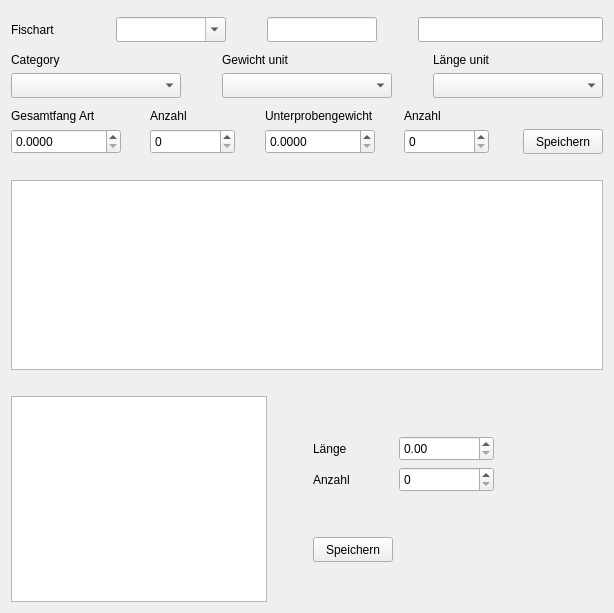
<?xml version="1.0" encoding="UTF-8"?>
<ui version="4.0">
 <class>frm_length</class>
 <widget class="QWidget" name="frm_length">
  <property name="geometry">
   <rect>
    <x>0</x>
    <y>0</y>
    <width>610</width>
    <height>613</height>
   </rect>
  </property>
  <property name="windowTitle">
   <string>Form</string>
  </property>
  <layout class="QVBoxLayout" name="verticalLayout">
   <item>
    <widget class="QWidget" name="wgt_species" native="true"/>
   </item>
   <item>
    <layout class="QHBoxLayout" name="horizontalLayout_2">
     <item>
      <widget class="QLabel" name="label">
       <property name="sizePolicy">
        <sizepolicy hsizetype="Expanding" vsizetype="Preferred">
         <horstretch>0</horstretch>
         <verstretch>0</verstretch>
        </sizepolicy>
       </property>
       <property name="minimumSize">
        <size>
         <width>80</width>
         <height>20</height>
        </size>
       </property>
       <property name="text">
        <string>Fischart</string>
       </property>
       <property name="alignment">
        <set>Qt::AlignLeading|Qt::AlignLeft|Qt::AlignVCenter</set>
       </property>
      </widget>
     </item>
     <item>
      <widget class="QComboBox" name="cb_latin">
       <property name="sizePolicy">
        <sizepolicy hsizetype="Expanding" vsizetype="Preferred">
         <horstretch>0</horstretch>
         <verstretch>0</verstretch>
        </sizepolicy>
       </property>
       <property name="minimumSize">
        <size>
         <width>110</width>
         <height>25</height>
        </size>
       </property>
       <property name="editable">
        <bool>true</bool>
       </property>
      </widget>
     </item>
     <item>
      <spacer name="horizontalSpacer_5">
       <property name="orientation">
        <enum>Qt::Horizontal</enum>
       </property>
       <property name="sizeType">
        <enum>QSizePolicy::Fixed</enum>
       </property>
       <property name="sizeHint" stdset="0">
        <size>
         <width>35</width>
         <height>20</height>
        </size>
       </property>
      </spacer>
     </item>
     <item>
      <widget class="QLineEdit" name="edit_aphiaid">
       <property name="sizePolicy">
        <sizepolicy hsizetype="Expanding" vsizetype="Preferred">
         <horstretch>0</horstretch>
         <verstretch>0</verstretch>
        </sizepolicy>
       </property>
       <property name="minimumSize">
        <size>
         <width>110</width>
         <height>25</height>
        </size>
       </property>
      </widget>
     </item>
     <item>
      <spacer name="horizontalSpacer_10">
       <property name="orientation">
        <enum>Qt::Horizontal</enum>
       </property>
       <property name="sizeType">
        <enum>QSizePolicy::Fixed</enum>
       </property>
       <property name="sizeHint" stdset="0">
        <size>
         <width>35</width>
         <height>20</height>
        </size>
       </property>
      </spacer>
     </item>
     <item>
      <widget class="QLineEdit" name="edit_latin">
       <property name="sizePolicy">
        <sizepolicy hsizetype="Expanding" vsizetype="Preferred">
         <horstretch>0</horstretch>
         <verstretch>0</verstretch>
        </sizepolicy>
       </property>
       <property name="minimumSize">
        <size>
         <width>185</width>
         <height>25</height>
        </size>
       </property>
      </widget>
     </item>
    </layout>
   </item>
   <item>
    <spacer name="verticalSpacer_8">
     <property name="orientation">
      <enum>Qt::Vertical</enum>
     </property>
     <property name="sizeType">
      <enum>QSizePolicy::Fixed</enum>
     </property>
     <property name="sizeHint" stdset="0">
      <size>
       <width>13</width>
       <height>5</height>
      </size>
     </property>
    </spacer>
   </item>
   <item>
    <layout class="QGridLayout" name="gridLayout">
     <item row="0" column="0">
      <widget class="QLabel" name="label_7">
       <property name="text">
        <string>Category</string>
       </property>
      </widget>
     </item>
     <item row="0" column="1" rowspan="2">
      <spacer name="horizontalSpacer">
       <property name="orientation">
        <enum>Qt::Horizontal</enum>
       </property>
       <property name="sizeType">
        <enum>QSizePolicy::Fixed</enum>
       </property>
       <property name="sizeHint" stdset="0">
        <size>
         <width>35</width>
         <height>20</height>
        </size>
       </property>
      </spacer>
     </item>
     <item row="0" column="2">
      <widget class="QLabel" name="label_4">
       <property name="text">
        <string>Gewicht unit</string>
       </property>
      </widget>
     </item>
     <item row="0" column="3" rowspan="2">
      <spacer name="horizontalSpacer_2">
       <property name="orientation">
        <enum>Qt::Horizontal</enum>
       </property>
       <property name="sizeType">
        <enum>QSizePolicy::Fixed</enum>
       </property>
       <property name="sizeHint" stdset="0">
        <size>
         <width>35</width>
         <height>20</height>
        </size>
       </property>
      </spacer>
     </item>
     <item row="0" column="4">
      <widget class="QLabel" name="label_8">
       <property name="text">
        <string>Länge unit</string>
       </property>
      </widget>
     </item>
     <item row="1" column="0">
      <widget class="QComboBox" name="cb_fishCategory">
       <property name="sizePolicy">
        <sizepolicy hsizetype="Expanding" vsizetype="Fixed">
         <horstretch>0</horstretch>
         <verstretch>0</verstretch>
        </sizepolicy>
       </property>
       <property name="minimumSize">
        <size>
         <width>170</width>
         <height>25</height>
        </size>
       </property>
      </widget>
     </item>
     <item row="1" column="2">
      <widget class="QComboBox" name="cb_weightUnit">
       <property name="sizePolicy">
        <sizepolicy hsizetype="Expanding" vsizetype="Fixed">
         <horstretch>0</horstretch>
         <verstretch>0</verstretch>
        </sizepolicy>
       </property>
       <property name="minimumSize">
        <size>
         <width>170</width>
         <height>25</height>
        </size>
       </property>
      </widget>
     </item>
     <item row="1" column="4">
      <widget class="QComboBox" name="cb_lengthUnit">
       <property name="sizePolicy">
        <sizepolicy hsizetype="Expanding" vsizetype="Fixed">
         <horstretch>0</horstretch>
         <verstretch>0</verstretch>
        </sizepolicy>
       </property>
       <property name="minimumSize">
        <size>
         <width>170</width>
         <height>25</height>
        </size>
       </property>
      </widget>
     </item>
    </layout>
   </item>
   <item>
    <spacer name="verticalSpacer_7">
     <property name="orientation">
      <enum>Qt::Vertical</enum>
     </property>
     <property name="sizeType">
      <enum>QSizePolicy::Fixed</enum>
     </property>
     <property name="sizeHint" stdset="0">
      <size>
       <width>13</width>
       <height>5</height>
      </size>
     </property>
    </spacer>
   </item>
   <item>
    <layout class="QGridLayout" name="gridLayout_3">
     <item row="0" column="0">
      <widget class="QLabel" name="label_1">
       <property name="text">
        <string>Gesamtfang Art</string>
       </property>
      </widget>
     </item>
     <item row="0" column="2">
      <widget class="QLabel" name="label_2">
       <property name="text">
        <string>Anzahl</string>
       </property>
      </widget>
     </item>
     <item row="0" column="4">
      <widget class="QLabel" name="label_3">
       <property name="text">
        <string>Unterprobengewicht</string>
       </property>
      </widget>
     </item>
     <item row="0" column="6">
      <widget class="QLabel" name="label_6">
       <property name="text">
        <string>Anzahl</string>
       </property>
      </widget>
     </item>
     <item row="0" column="7" rowspan="2">
      <spacer name="horizontalSpacer_3">
       <property name="orientation">
        <enum>Qt::Horizontal</enum>
       </property>
       <property name="sizeType">
        <enum>QSizePolicy::MinimumExpanding</enum>
       </property>
       <property name="sizeHint" stdset="0">
        <size>
         <width>28</width>
         <height>20</height>
        </size>
       </property>
      </spacer>
     </item>
     <item row="1" column="0">
      <widget class="QDoubleSpinBox" name="sb_weight_all">
       <property name="sizePolicy">
        <sizepolicy hsizetype="Expanding" vsizetype="Fixed">
         <horstretch>0</horstretch>
         <verstretch>0</verstretch>
        </sizepolicy>
       </property>
       <property name="minimumSize">
        <size>
         <width>110</width>
         <height>25</height>
        </size>
       </property>
       <property name="decimals">
        <number>4</number>
       </property>
       <property name="maximum">
        <double>9999.989999999999782</double>
       </property>
      </widget>
     </item>
     <item row="1" column="1">
      <spacer name="horizontalSpacer_8">
       <property name="orientation">
        <enum>Qt::Horizontal</enum>
       </property>
       <property name="sizeType">
        <enum>QSizePolicy::MinimumExpanding</enum>
       </property>
       <property name="sizeHint" stdset="0">
        <size>
         <width>15</width>
         <height>20</height>
        </size>
       </property>
      </spacer>
     </item>
     <item row="1" column="2">
      <widget class="QSpinBox" name="sb_number_all">
       <property name="sizePolicy">
        <sizepolicy hsizetype="Expanding" vsizetype="Fixed">
         <horstretch>0</horstretch>
         <verstretch>0</verstretch>
        </sizepolicy>
       </property>
       <property name="minimumSize">
        <size>
         <width>85</width>
         <height>25</height>
        </size>
       </property>
       <property name="maximum">
        <number>99999</number>
       </property>
      </widget>
     </item>
     <item row="1" column="3">
      <spacer name="horizontalSpacer_4">
       <property name="orientation">
        <enum>Qt::Horizontal</enum>
       </property>
       <property name="sizeType">
        <enum>QSizePolicy::MinimumExpanding</enum>
       </property>
       <property name="sizeHint" stdset="0">
        <size>
         <width>18</width>
         <height>17</height>
        </size>
       </property>
      </spacer>
     </item>
     <item row="1" column="4">
      <widget class="QDoubleSpinBox" name="sb_weight_sample">
       <property name="sizePolicy">
        <sizepolicy hsizetype="Expanding" vsizetype="Fixed">
         <horstretch>0</horstretch>
         <verstretch>0</verstretch>
        </sizepolicy>
       </property>
       <property name="minimumSize">
        <size>
         <width>110</width>
         <height>25</height>
        </size>
       </property>
       <property name="decimals">
        <number>4</number>
       </property>
       <property name="maximum">
        <double>9999.989999999999782</double>
       </property>
      </widget>
     </item>
     <item row="1" column="5">
      <spacer name="horizontalSpacer_9">
       <property name="orientation">
        <enum>Qt::Horizontal</enum>
       </property>
       <property name="sizeType">
        <enum>QSizePolicy::MinimumExpanding</enum>
       </property>
       <property name="sizeHint" stdset="0">
        <size>
         <width>15</width>
         <height>20</height>
        </size>
       </property>
      </spacer>
     </item>
     <item row="1" column="6">
      <widget class="QSpinBox" name="sb_number_sample">
       <property name="sizePolicy">
        <sizepolicy hsizetype="Expanding" vsizetype="Fixed">
         <horstretch>0</horstretch>
         <verstretch>0</verstretch>
        </sizepolicy>
       </property>
       <property name="minimumSize">
        <size>
         <width>85</width>
         <height>25</height>
        </size>
       </property>
       <property name="maximum">
        <number>99999</number>
       </property>
      </widget>
     </item>
     <item row="1" column="8">
      <widget class="QPushButton" name="btn_save1">
       <property name="sizePolicy">
        <sizepolicy hsizetype="Expanding" vsizetype="Fixed">
         <horstretch>0</horstretch>
         <verstretch>0</verstretch>
        </sizepolicy>
       </property>
       <property name="minimumSize">
        <size>
         <width>0</width>
         <height>25</height>
        </size>
       </property>
       <property name="text">
        <string>Speichern</string>
       </property>
      </widget>
     </item>
    </layout>
   </item>
   <item>
    <spacer name="verticalSpacer_6">
     <property name="orientation">
      <enum>Qt::Vertical</enum>
     </property>
     <property name="sizeType">
      <enum>QSizePolicy::Fixed</enum>
     </property>
     <property name="sizeHint" stdset="0">
      <size>
       <width>20</width>
       <height>20</height>
      </size>
     </property>
    </spacer>
   </item>
   <item>
    <widget class="QTableView" name="tv_weight"/>
   </item>
   <item>
    <spacer name="verticalSpacer_5">
     <property name="orientation">
      <enum>Qt::Vertical</enum>
     </property>
     <property name="sizeType">
      <enum>QSizePolicy::Fixed</enum>
     </property>
     <property name="sizeHint" stdset="0">
      <size>
       <width>20</width>
       <height>20</height>
      </size>
     </property>
    </spacer>
   </item>
   <item>
    <layout class="QHBoxLayout" name="horizontalLayout">
     <item>
      <widget class="QTableView" name="tv_length"/>
     </item>
     <item>
      <spacer name="horizontalSpacer_6">
       <property name="orientation">
        <enum>Qt::Horizontal</enum>
       </property>
       <property name="sizeType">
        <enum>QSizePolicy::Fixed</enum>
       </property>
       <property name="sizeHint" stdset="0">
        <size>
         <width>40</width>
         <height>20</height>
        </size>
       </property>
      </spacer>
     </item>
     <item>
      <layout class="QGridLayout" name="gridLayout_2">
       <item row="0" column="1">
        <spacer name="verticalSpacer_2">
         <property name="orientation">
          <enum>Qt::Vertical</enum>
         </property>
         <property name="sizeHint" stdset="0">
          <size>
           <width>20</width>
           <height>40</height>
          </size>
         </property>
        </spacer>
       </item>
       <item row="1" column="0">
        <widget class="QLabel" name="label_10">
         <property name="text">
          <string>Länge</string>
         </property>
        </widget>
       </item>
       <item row="1" column="1">
        <widget class="QDoubleSpinBox" name="sb_length_weight">
         <property name="sizePolicy">
          <sizepolicy hsizetype="Fixed" vsizetype="Fixed">
           <horstretch>0</horstretch>
           <verstretch>0</verstretch>
          </sizepolicy>
         </property>
         <property name="minimumSize">
          <size>
           <width>95</width>
           <height>25</height>
          </size>
         </property>
         <property name="maximum">
          <double>9999.989999999999782</double>
         </property>
        </widget>
       </item>
       <item row="2" column="0">
        <widget class="QLabel" name="label_5">
         <property name="text">
          <string>Anzahl</string>
         </property>
        </widget>
       </item>
       <item row="2" column="1">
        <widget class="QSpinBox" name="sb_number">
         <property name="sizePolicy">
          <sizepolicy hsizetype="Fixed" vsizetype="Fixed">
           <horstretch>0</horstretch>
           <verstretch>0</verstretch>
          </sizepolicy>
         </property>
         <property name="minimumSize">
          <size>
           <width>95</width>
           <height>25</height>
          </size>
         </property>
         <property name="maximum">
          <number>99999</number>
         </property>
        </widget>
       </item>
       <item row="3" column="1">
        <spacer name="verticalSpacer">
         <property name="orientation">
          <enum>Qt::Vertical</enum>
         </property>
         <property name="sizeHint" stdset="0">
          <size>
           <width>20</width>
           <height>40</height>
          </size>
         </property>
        </spacer>
       </item>
       <item row="4" column="0">
        <widget class="QPushButton" name="btn_save_2">
         <property name="sizePolicy">
          <sizepolicy hsizetype="Fixed" vsizetype="Fixed">
           <horstretch>0</horstretch>
           <verstretch>0</verstretch>
          </sizepolicy>
         </property>
         <property name="minimumSize">
          <size>
           <width>80</width>
           <height>25</height>
          </size>
         </property>
         <property name="text">
          <string>Speichern</string>
         </property>
        </widget>
       </item>
       <item row="5" column="1">
        <spacer name="verticalSpacer_3">
         <property name="orientation">
          <enum>Qt::Vertical</enum>
         </property>
         <property name="sizeHint" stdset="0">
          <size>
           <width>20</width>
           <height>40</height>
          </size>
         </property>
        </spacer>
       </item>
      </layout>
     </item>
     <item>
      <spacer name="horizontalSpacer_7">
       <property name="orientation">
        <enum>Qt::Horizontal</enum>
       </property>
       <property name="sizeHint" stdset="0">
        <size>
         <width>40</width>
         <height>20</height>
        </size>
       </property>
      </spacer>
     </item>
    </layout>
   </item>
  </layout>
 </widget>
 <resources/>
 <connections/>
</ui>
